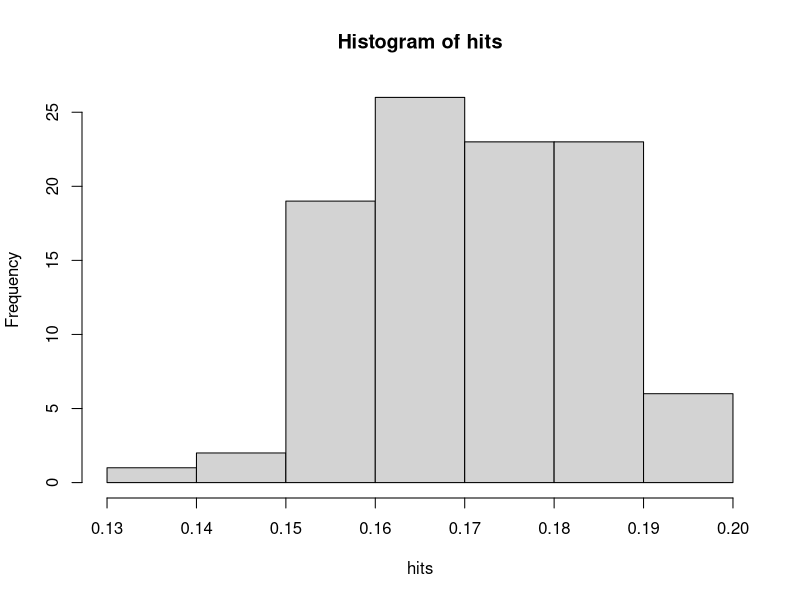

This figure's R source:
hits <- replicate(100, {
  success <- replicate(1000, {
    w <- sample(2:10) #our random set of 9 cards
    k <- w[1] #the first card
    w <- w[-which(w %in% k)] #take the first card out of the deck
    while (length(w) > 0){ #repeat until 1 card remains
     p <- w[1] #make p the next card
     if ((length(w[w < k]) > length(w[w > k]) & p < k) ||
        (length(w[w < k]) < length(w[w > k]) & p > k) ||
        (length(w[w < k]) == length(w[w > k]) & p > k)){ #prediction logic
      w <- w[-which(w %in% p)] #if prediction is right, "turn over" second card
      k = p #treat second card as first, and repeat until no cards left
   }
   else {break} #leave loop if prediction wrong
   }
   length(w) == 0 #if we get through all of the cards, call it a win!
   })
  mean(success) #average the sucess
})
mean(hits)
hist(hits)
